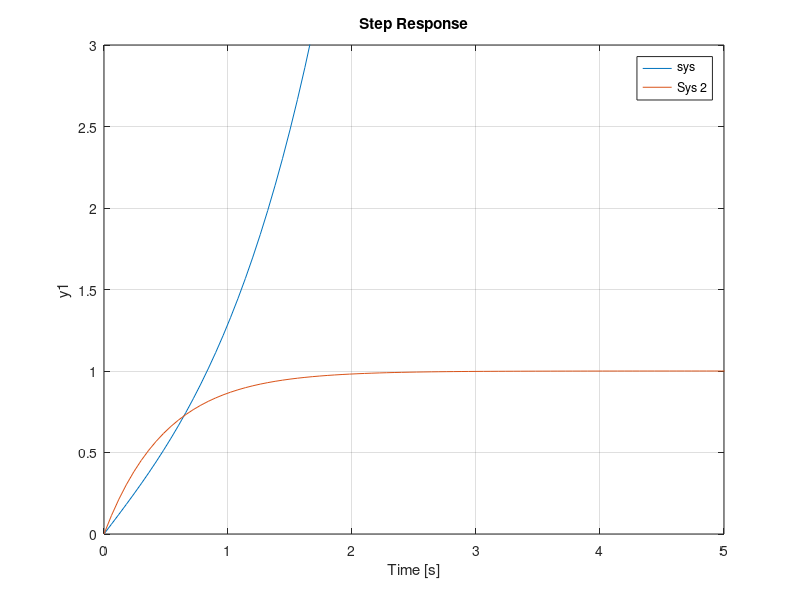

MATLAB code to generate this figure:
%{

Given a LTI system with feedback using the state space update method

xdot = A*x + Bu
y = Cx + Du

Our control feedback is

u = r*Kr - K*x

Plug in u to get
xdot = Ax + B*(r*Kr - K*x)

Expand and redistribute
xdot = (A - B*K)*x + B*r*Kr

So now the closed loop A matrix can be controlled by the K gain matrix

%}

pkg load control;

%{

An example of an unstable system with the A matrix having one of its eigenvalues greater than 0
We want to stabilize it using pole placement

%}

A = [0 1; 2 -1]
B = [1; 0]
C = [1 0]
D = [0]
sys = ss(A, B, C, D);
eig(A)

%{

We can use the K matrix to transform the A matrix using this equation
A' = (A - B*K)

Set the K such that it changes the eigenvalues, in this case we want the poles to move to -2, -1

To adjust the steady state to unity, use Kr to adjust the gain
Kr = 1/steady_state_value

%}

p = [-2 -1];
K = place(A,B,p);
Acl = A - B*K;
syscl = ss(Acl, B, C, D);
eig(syscl)

Kdc = dcgain(syscl);
Kr = 1/Kdc

step(sys, Kr*syscl);
axis([0 5 0 3])

pause;

